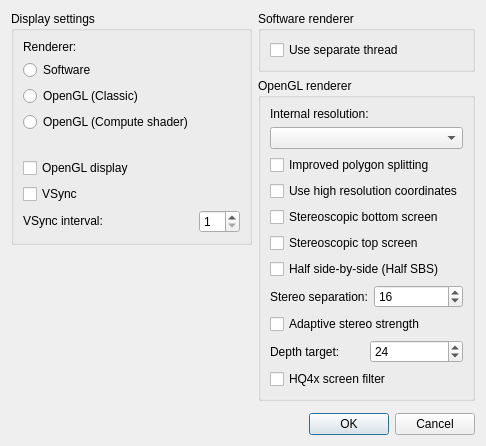
<?xml version="1.0" encoding="UTF-8"?>
<ui version="4.0">
 <class>VideoSettingsDialog</class>
 <widget class="QDialog" name="VideoSettingsDialog">
  <property name="geometry">
   <rect>
    <x>0</x>
    <y>0</y>
    <width>514</width>
    <height>316</height>
   </rect>
  </property>
  <property name="sizePolicy">
   <sizepolicy hsizetype="Preferred" vsizetype="Preferred">
    <horstretch>0</horstretch>
    <verstretch>0</verstretch>
   </sizepolicy>
  </property>
  <property name="windowTitle">
   <string>Video settings - melonDS</string>
  </property>
  <layout class="QGridLayout" name="gridLayout">
   <property name="sizeConstraint">
    <enum>QLayout::SizeConstraint::SetFixedSize</enum>
   </property>
   <property name="horizontalSpacing">
    <number>6</number>
   </property>
   <item row="1" column="1">
    <widget class="QGroupBox" name="groupBox_3">
     <property name="title">
      <string>OpenGL renderer</string>
     </property>
     <layout class="QGridLayout" name="gridLayout_4">
      <item row="0" column="0">
       <widget class="QLabel" name="label_3">
        <property name="text">
         <string>Internal resolution:</string>
        </property>
       </widget>
      </item>
      <item row="2" column="0">
       <widget class="QCheckBox" name="cbBetterPolygons">
        <property name="whatsThis">
         <string>&lt;html&gt;&lt;head/&gt;&lt;body&gt;&lt;p&gt;Enabling this may help reduce distortion on quads and more complex polygons, but may also reduce performance.&lt;/p&gt;&lt;/body&gt;&lt;/html&gt;</string>
        </property>
        <property name="text">
         <string>Improved polygon splitting</string>
        </property>
       </widget>
      </item>
      <item row="1" column="0">
       <widget class="QComboBox" name="cbxGLResolution">
        <property name="whatsThis">
         <string>&lt;html&gt;&lt;head/&gt;&lt;body&gt;&lt;p&gt;The resolution at which the 3D graphics will be rendered. Higher resolutions improve graphics quality when the main window is enlarged, but may also cause glitches.&lt;/p&gt;&lt;/body&gt;&lt;/html&gt;</string>
        </property>
       </widget>
      </item>
      <item row="3" column="0">
       <widget class="QCheckBox" name="cbxComputeHiResCoords">
        <property name="text">
         <string>Use high resolution coordinates</string>
        </property>
       </widget>
      </item>
      <item row="4" column="0">
       <widget class="QCheckBox" name="cbStereo">
        <property name="toolTip">
         <string>Render separate left and right 3D views of the bottom screen.</string>
        </property>
        <property name="text">
         <string>Stereoscopic bottom screen</string>
        </property>
       </widget>
      </item>
      <item row="6" column="0">
       <widget class="QCheckBox" name="cbStereoHalfSBS">
        <property name="toolTip">
         <string>Squeeze each eye horizontally for displays that expand half side-by-side 3D.</string>
        </property>
        <property name="text">
         <string>Half side-by-side (Half SBS)</string>
        </property>
       </widget>
      </item>
      <item row="7" column="0">
       <layout class="QHBoxLayout" name="stereoSeparationLayout">
        <item>
         <widget class="QLabel" name="labelStereoSeparation">
          <property name="text">
           <string>Stereo separation:</string>
          </property>
         </widget>
        </item>
        <item>
         <widget class="QSpinBox" name="sbStereoSeparation">
          <property name="minimum">
           <number>1</number>
          </property>
          <property name="maximum">
           <number>64</number>
          </property>
          <property name="value">
           <number>16</number>
          </property>
         </widget>
        </item>
       </layout>
      </item>
      <item row="10" column="0">
       <widget class="QCheckBox" name="cbHQ4x">
        <property name="toolTip">
         <string>Smooth the entire displayed image, including 3D, using the Android-style HQ4x filter.</string>
        </property>
        <property name="text">
         <string>HQ4x screen filter</string>
        </property>
       </widget>
      </item>
      <item row="5" column="0">
       <widget class="QCheckBox" name="cbStereoTop">
        <property name="toolTip">
         <string>Show the top screen as a side-by-side pair. 2D content remains flat.</string>
        </property>
        <property name="text">
         <string>Stereoscopic top screen</string>
        </property>
       </widget>
      </item>
      <item row="8" column="0">
       <widget class="QCheckBox" name="cbStereoAdaptive">
        <property name="toolTip">
         <string>Automatically reduce stereo separation when the scene has large depth differences.</string>
        </property>
        <property name="text">
         <string>Adaptive stereo strength</string>
        </property>
       </widget>
      </item>
      <item row="9" column="0">
       <layout class="QHBoxLayout" name="stereoAdaptiveTargetLayout">
        <item>
         <widget class="QLabel" name="labelStereoAdaptiveTarget">
          <property name="text">
           <string>Depth target:</string>
          </property>
         </widget>
        </item>
        <item>
         <widget class="QSpinBox" name="sbStereoAdaptiveTarget">
          <property name="toolTip">
           <string>Target eye disparity in native DS pixels. Lower values reduce stereo strength more aggressively. This is an estimate, not a strict limit.</string>
          </property>
          <property name="minimum">
           <number>1</number>
          </property>
          <property name="maximum">
           <number>128</number>
          </property>
          <property name="value">
           <number>24</number>
          </property>
         </widget>
        </item>
       </layout>
      </item>
     </layout>
    </widget>
   </item>
   <item row="0" column="1">
    <widget class="QGroupBox" name="groupBox_2">
     <property name="title">
      <string>Software renderer</string>
     </property>
     <layout class="QGridLayout" name="gridLayout_3">
      <item row="0" column="0">
       <widget class="QCheckBox" name="cbSoftwareThreaded">
        <property name="whatsThis">
         <string>&lt;html&gt;&lt;head/&gt;&lt;body&gt;&lt;p&gt;Run the software renderer on a separate thread. Yields better performance on multi-core CPUs.&lt;/p&gt;&lt;/body&gt;&lt;/html&gt;</string>
        </property>
        <property name="text">
         <string>Use separate thread</string>
        </property>
       </widget>
      </item>
     </layout>
    </widget>
   </item>
   <item row="4" column="0" colspan="2">
    <widget class="QDialogButtonBox" name="buttonBox">
     <property name="orientation">
      <enum>Qt::Orientation::Horizontal</enum>
     </property>
     <property name="standardButtons">
      <set>QDialogButtonBox::StandardButton::Cancel|QDialogButtonBox::StandardButton::Ok</set>
     </property>
    </widget>
   </item>
   <item row="0" column="0" rowspan="3" alignment="Qt::AlignmentFlag::AlignTop">
    <widget class="QGroupBox" name="groupBox">
     <property name="title">
      <string>Display settings</string>
     </property>
     <layout class="QGridLayout" name="gridLayout_2">
      <item row="7" column="1">
       <widget class="QSpinBox" name="sbVSyncInterval">
        <property name="whatsThis">
         <string>&lt;html&gt;&lt;head/&gt;&lt;body&gt;&lt;p&gt;The interval at which to synchronize to the monitor's refresh rate. Set to 1 for a 60Hz monitor, 2 for 120Hz, ...&lt;/p&gt;&lt;/body&gt;&lt;/html&gt;</string>
        </property>
        <property name="minimum">
         <number>1</number>
        </property>
        <property name="maximum">
         <number>20</number>
        </property>
       </widget>
      </item>
      <item row="5" column="0" colspan="2">
       <widget class="QCheckBox" name="cbGLDisplay">
        <property name="whatsThis">
         <string>&lt;html&gt;&lt;head/&gt;&lt;body&gt;&lt;p&gt;Use OpenGL to draw the DS screens to the main window. May result in better frame pacing. Mandatory when using the OpenGL 3D renderer.&lt;/p&gt;&lt;/body&gt;&lt;/html&gt;</string>
        </property>
        <property name="text">
         <string>OpenGL display</string>
        </property>
       </widget>
      </item>
      <item row="4" column="0" colspan="2">
       <spacer name="verticalSpacer">
        <property name="orientation">
         <enum>Qt::Orientation::Vertical</enum>
        </property>
        <property name="sizeType">
         <enum>QSizePolicy::Policy::Fixed</enum>
        </property>
        <property name="sizeHint" stdset="0">
         <size>
          <width>20</width>
          <height>20</height>
         </size>
        </property>
       </spacer>
      </item>
      <item row="6" column="0" colspan="2">
       <widget class="QCheckBox" name="cbVSync">
        <property name="whatsThis">
         <string>&lt;html&gt;&lt;head/&gt;&lt;body&gt;&lt;p&gt;When using OpenGL, synchronize the video output to your monitor's refresh rate.&lt;/p&gt;&lt;/body&gt;&lt;/html&gt;</string>
        </property>
        <property name="text">
         <string>VSync</string>
        </property>
       </widget>
      </item>
      <item row="7" column="0">
       <widget class="QLabel" name="label_2">
        <property name="sizePolicy">
         <sizepolicy hsizetype="Fixed" vsizetype="Fixed">
          <horstretch>0</horstretch>
          <verstretch>0</verstretch>
         </sizepolicy>
        </property>
        <property name="whatsThis">
         <string>&lt;html&gt;&lt;head/&gt;&lt;body&gt;&lt;p&gt;The interval at which to synchronize to the monitor's refresh rate. Set to 1 for a 60Hz monitor, 2 for 120Hz, ...&lt;/p&gt;&lt;/body&gt;&lt;/html&gt;</string>
        </property>
        <property name="text">
         <string>VSync interval:</string>
        </property>
       </widget>
      </item>
      <item row="2" column="0" colspan="2">
       <widget class="QRadioButton" name="rb3DOpenGL">
        <property name="whatsThis">
         <string>&lt;html&gt;&lt;head/&gt;&lt;body&gt;&lt;p&gt;The OpenGL renderer may be faster than software and supports graphical enhancements, but is more prone to glitches.&lt;/p&gt;&lt;/body&gt;&lt;/html&gt;</string>
        </property>
        <property name="text">
         <string>OpenGL (Classic)</string>
        </property>
       </widget>
      </item>
      <item row="1" column="0" colspan="2">
       <widget class="QRadioButton" name="rb3DSoftware">
        <property name="whatsThis">
         <string>&lt;html&gt;&lt;head/&gt;&lt;body&gt;&lt;p&gt;The software renderer is more accurate and less prone to rendering glitches, but requires more CPU power.&lt;/p&gt;&lt;/body&gt;&lt;/html&gt;</string>
        </property>
        <property name="text">
         <string>Software</string>
        </property>
       </widget>
      </item>
      <item row="0" column="0" colspan="2">
       <widget class="QLabel" name="label">
        <property name="text">
         <string>Renderer:</string>
        </property>
       </widget>
      </item>
      <item row="3" column="0">
       <widget class="QRadioButton" name="rb3DCompute">
        <property name="text">
         <string>OpenGL (Compute shader)</string>
        </property>
       </widget>
      </item>
     </layout>
    </widget>
   </item>
  </layout>
 </widget>
 <tabstops>
  <tabstop>rb3DSoftware</tabstop>
  <tabstop>rb3DOpenGL</tabstop>
  <tabstop>cbGLDisplay</tabstop>
  <tabstop>cbVSync</tabstop>
  <tabstop>sbVSyncInterval</tabstop>
  <tabstop>cbSoftwareThreaded</tabstop>
  <tabstop>cbxGLResolution</tabstop>
  <tabstop>cbBetterPolygons</tabstop>
 </tabstops>
 <resources/>
 <connections>
  <connection>
   <sender>buttonBox</sender>
   <signal>accepted()</signal>
   <receiver>VideoSettingsDialog</receiver>
   <slot>accept()</slot>
   <hints>
    <hint type="sourcelabel">
     <x>248</x>
     <y>254</y>
    </hint>
    <hint type="destinationlabel">
     <x>157</x>
     <y>274</y>
    </hint>
   </hints>
  </connection>
  <connection>
   <sender>buttonBox</sender>
   <signal>rejected()</signal>
   <receiver>VideoSettingsDialog</receiver>
   <slot>reject()</slot>
   <hints>
    <hint type="sourcelabel">
     <x>316</x>
     <y>260</y>
    </hint>
    <hint type="destinationlabel">
     <x>286</x>
     <y>274</y>
    </hint>
   </hints>
  </connection>
 </connections>
</ui>
